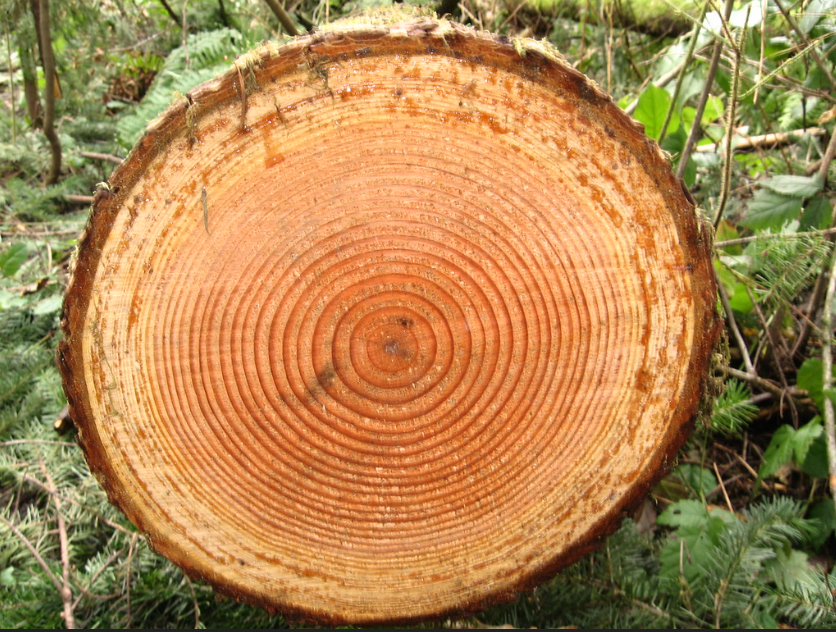
#> input picture Tree_images/tree_seg_1.png, 836 x 632 px
$ python main.py
#> lines starting #> are read from the running program, lines starting #| are printed output that depends on the picture; after the words box and inside, x2 and y2 are one past the last pixel; in counts of white or black regions, pixels touching at a corner belong together
#> further down, original_image is the input picture: shape (632, 836, 3); mean B, G, R 80.1, 133.2, 174
import cv2
import numpy as np
import matplotlib.pyplot as plt
from skimage import measure
from scipy import ndimage as ndi

def segment_tree(image):
    # Load the image
    image_rgb = cv2.cvtColor(image, cv2.COLOR_BGR2RGB)

    # Convert to grayscale
    gray_image = cv2.cvtColor(image_rgb, cv2.COLOR_RGB2GRAY)
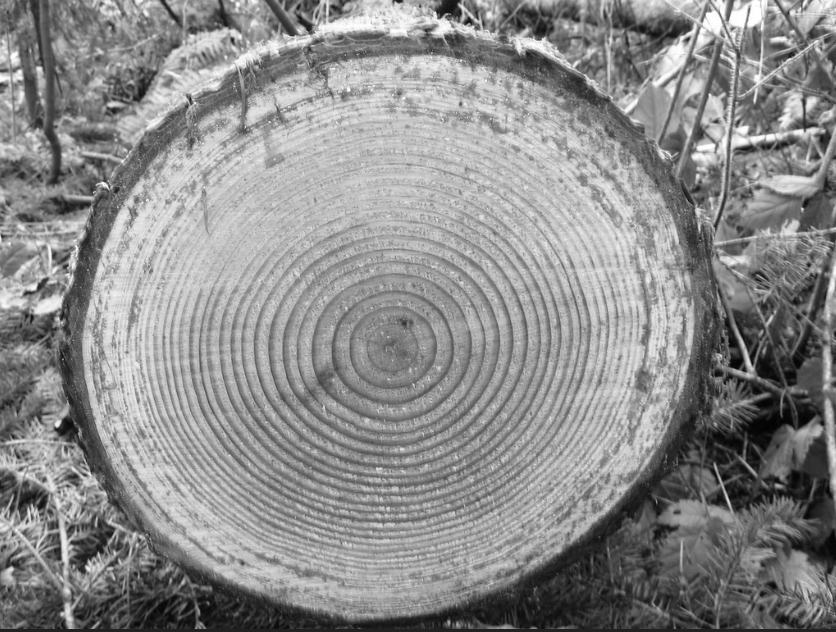
#> gray_image: shape (632, 836); min 2, max 255, mean 139.4

    # Apply CLAHE
    clahe = cv2.createCLAHE(clipLimit=2.0, tileGridSize=(8, 8))
    gray_image = clahe.apply(gray_image)
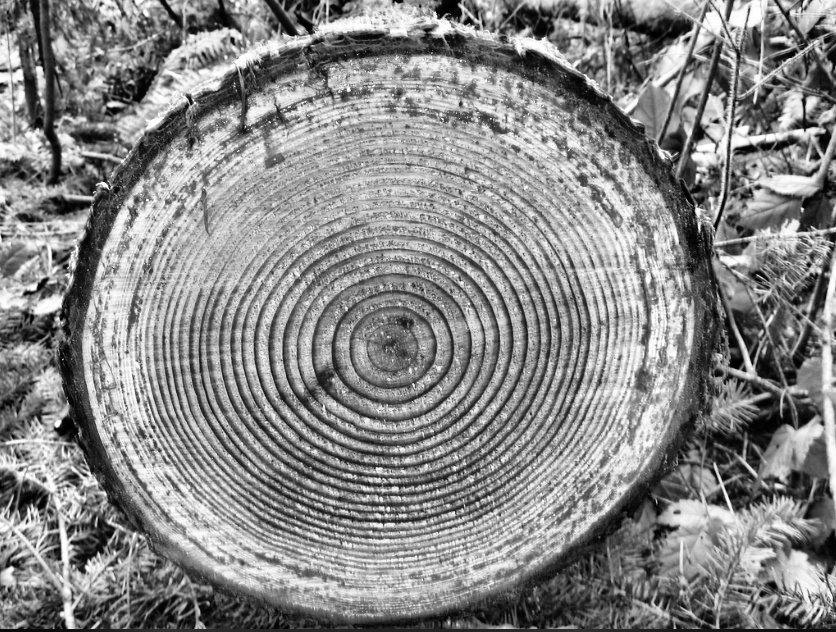
#> gray_image: shape (632, 836); min 0, max 255, mean 135.3

    # Gaussian Blur for noise reduction
    blurred = cv2.GaussianBlur(gray_image, (5, 5), 0)

    # Adaptive Gaussian Thresholding
    binary_image = cv2.adaptiveThreshold(blurred, 255, cv2.ADAPTIVE_THRESH_GAUSSIAN_C,
                                         cv2.THRESH_BINARY, 11, 2)
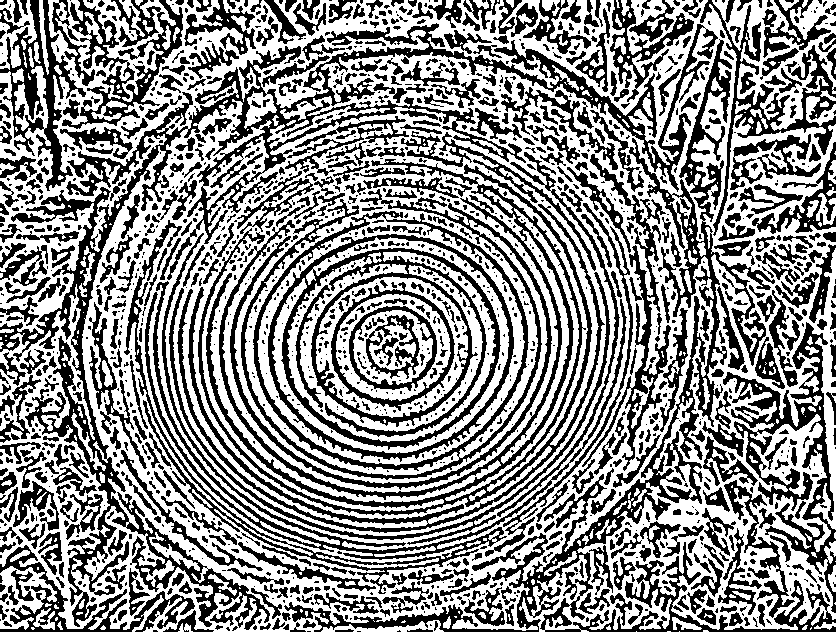
#> binary_image: shape (632, 836); 55.3% white; 1560 black regions (918 under 20 px), largest, box (x1, y1, x2, y2) and area: (0, 23, 718, 630) 31719, (284, 39, 836, 632) 21567, (177, 159, 605, 533) 18059

    # Morphological opening and closing
    kernel = np.ones((3, 3), np.uint8)
    binary_image = cv2.morphologyEx(binary_image, cv2.MORPH_CLOSE, kernel, iterations=2)
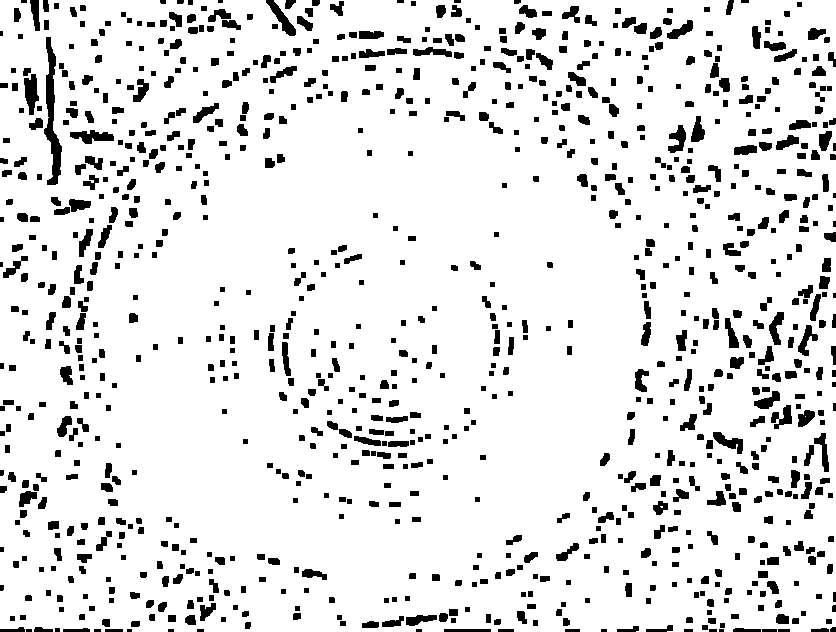
#> binary_image: shape (632, 836); 89.3% white; 1010 black regions (13 under 20 px), largest, box (x1, y1, x2, y2) and area: (44, 37, 62, 185) 1141, (24, 74, 39, 115) 393, (70, 130, 114, 144) 368
    binary_image = cv2.morphologyEx(binary_image, cv2.MORPH_OPEN, kernel, iterations=2)
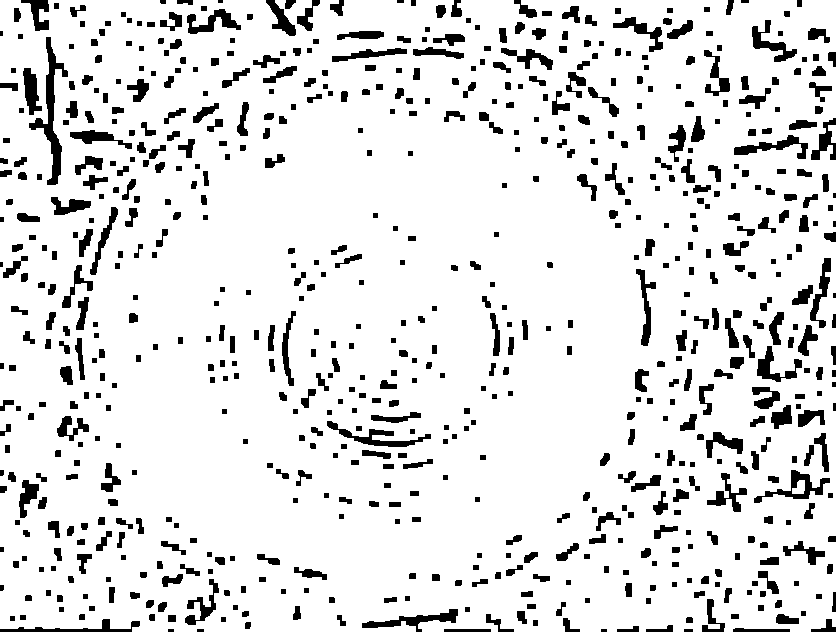
#> binary_image: shape (632, 836); 88.6% white; 711 black regions (8 under 20 px)

    # Detect contours and filter by area and circularity
    contours, _ = cv2.findContours(binary_image, cv2.RETR_EXTERNAL, cv2.CHAIN_APPROX_SIMPLE)
#> contours = 2 contours; box (x1, y1, x2, y2) and area: (0, 0, 836, 632) 520072, (828, 125, 836, 143) 77
    filtered_contours = [cnt for cnt in contours if cv2.contourArea(cnt) > 1000 and is_circular(cnt)]
#> filtered_contours = []

    # Draw contours on the original image
    result_image = image_rgb.copy()
    cv2.drawContours(result_image, filtered_contours, -1, (0, 255, 0), 2)

    return result_image, len(filtered_contours)

def is_circular(contour, circularity_threshold=0.75):
    perimeter = cv2.arcLength(contour, True)
    area = cv2.contourArea(contour)
    circularity = 4 * np.pi * (area / (perimeter ** 2))
    return circularity > circularity_threshold

# Load the image
image_path = "../Tree_images/tree_seg_1.png"
original_image = cv2.imread(image_path)
segmented_image, num_rings = segment_tree(original_image)
#> num_rings = 0

# Show the result
plt.figure(figsize=(10, 8))
plt.title(f'Detected Rings: {num_rings}')
plt.imshow(cv2.cvtColor(segmented_image, cv2.COLOR_BGR2RGB))
plt.show()
